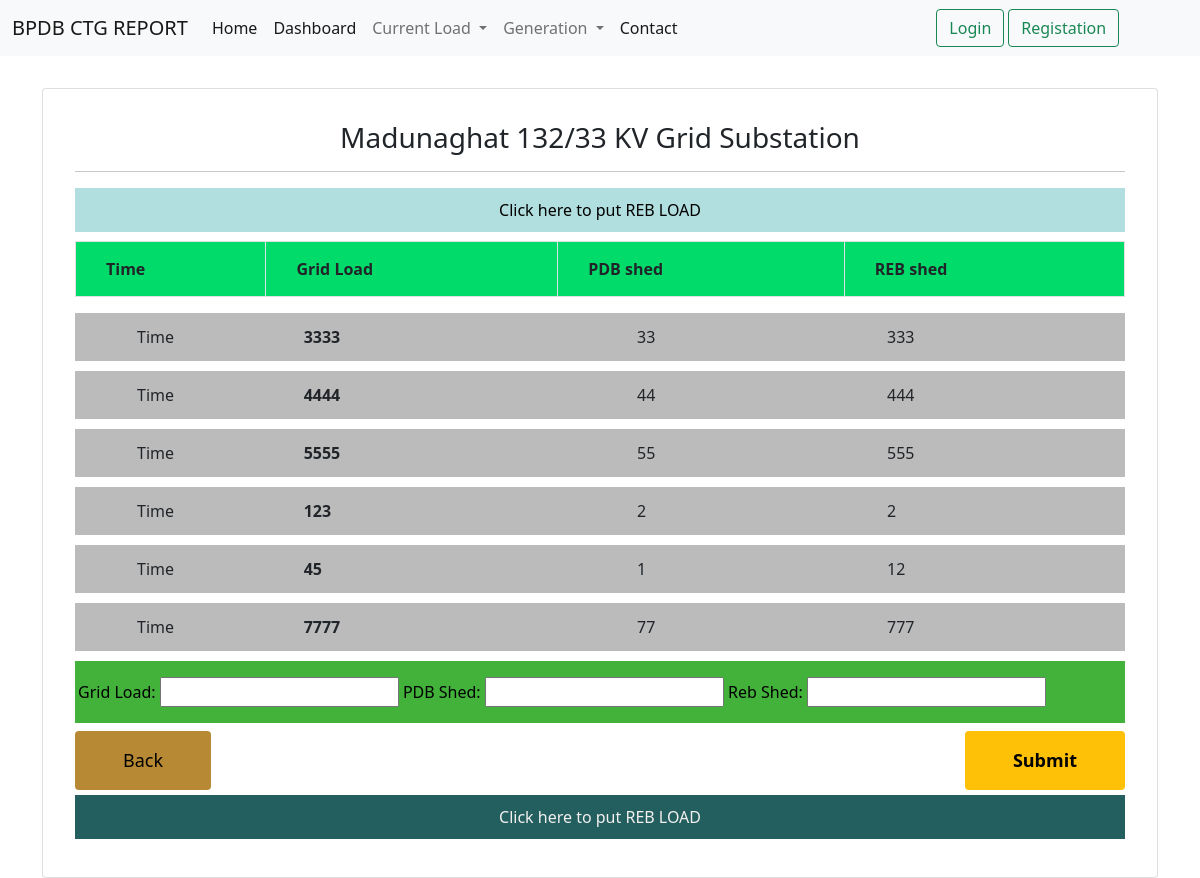
Screenshot of /loadinput/madunaaghat/ with the database file from the repository.
### loadinput/models.py (models this page shows)
class MadunaghatGrid(models.Model):    # ------------------------- Madunaghat grid load---12---------------------
    Grid_Load = models.PositiveIntegerField();
    PDB_Shed = models.PositiveIntegerField()
    Reb_Shed = models.PositiveIntegerField()

### loadinput/views.py (the view)
# urls.py: path('madunaaghat/', views.Madunaghat, name='madunaaghat'),
def Madunaghat(request): #------------------------------madunaghat grid -----------------------
    load = MadunaghatGrid.objects.all()
    if request.method == "POST":
        gridForm = MadunaghatGridForm(request.POST)
        if gridForm.is_valid():
            gridForm.save()
            return redirect ('loadinput:madunaaghat')
    else:
        gridForm = MadunaghatGridForm()
    madunaghat_load = {
        'title_name':'Madunaghat 132/33 KV Grid Substation ',
        'g__madu':gridForm,
        'load__madu':load
    }
    return render(request, 'grid/madunaghat.html', context=madunaghat_load)

### loadinput/forms.py
class MadunaghatGridForm(forms.ModelForm):
    class Meta:
        model=MadunaghatGrid
        fields = '__all__'

### loadinput/templates/grid/madunaghat.html (shortened to what this page needs)
{% extends "base.html" %}
{% load static %}
{% block content %}
<div class="container"><br>
    <div class="card p-3 mt-2">
        <div class="card-body">
            <div class="content" >
                <h3 class='text-center'>{{title_name}}</h3><hr>
                <div class="reb_link_upper">
                  <a href="{% url 'loadinput:madunaaghat__reb' %}">Click here to put REB LOAD</a>
                </div>
                <form action = "" method="POST" >
                    <table class="table table-bordered" >
                      <thead class="heading">
                        <tr class="py-3 ">
                          <th>Time</th>
                          <th>Grid Load</th>
                          <th>PDB shed</th>
                          <th>REB shed</th>
                        </tr>
                      </thead>
                    </table>
                    {% for load in load__madu%}
                    <div class=" data_table">
                      <div class="row " style="padding-left:50px;">
                          <span class="col col-sm-2">Time</b></span>
                          <span class="col col-sm-4"><b>{{load.Grid_Load}}</b></span>
                          <span class="col col-sm-3">{{load.PDB_Shed}}</span>
                          <span class="col col-sm-3">{{load.Reb_Shed}}</span>
                      </div>
                    </div>
                    {% endfor %}
                      <div class=" input_box py-3" style="padding:3px">
                        {{g__madu}}
                      </div>
                      <div class='mt-2'>
                        <a class="btn btn-info back_button px-5 py-3" href="{% url 'gridload:Grid_load_input' %}">Back</a>
                        <span class="submit_button"><input type="submit" value = "Submit" class="btn btn-warning submit px-5 py-3"></span><br><br>
                      </div>
                </form>
                <div class="reb_link_lower">
                  <a href="{% url 'loadinput:madunaaghat__reb' %}">Click here to put REB LOAD</a>
                </div>
            </div>
        </div>
    </div>
</div>
{% endblock %}

### static/css/input_grid.css (style rules this page uses)
.heading { background-color: rgb(0, 219, 106); }
.heading th { padding:15px 0px 15px 30px; }
.data_table { background-color: #bbb; padding:12px ; margin-bottom: 10px; }
.submit_button { float:right; border: none; font-weight: 700; font-size: large; }
.submit_button .submit { border: none; font-weight: 700; font-size: large; }
.back_button { float: left; background-color: rgb(183, 137, 52); border: none; font-weight: 500; font-size: large; }
.input_box { background: rgb(67, 178, 59); color: #000; font-weight: 500; }

### static/css/home.css (style rules this page uses)
.content .reb_link_upper a { display: inline-block; width: 100%; text-align: center; cursor: pointer; text-decoration: none; padding: 10px 20px; background-color: rgb(177, 223, 223); color: rgb(0, 0, 0); margin-bottom: 3px; box-sizing: border-box; overflow: hidden; }
.content .reb_link_lower a { display: inline-block; width: 100%; text-align: center; cursor: pointer; text-decoration: none; padding: 10px 20px; background-color: rgb(35, 95, 95); color: rgb(243, 239, 239); margin-top: 5px; box-sizing: border-box; overflow: hidden; }

### rows the page displays
MadunaghatGrid: Grid_Load "3333", PDB_Shed "33", Reb_Shed "333"
MadunaghatGrid: Grid_Load "4444", PDB_Shed "44", Reb_Shed "444"
MadunaghatGrid: Grid_Load "5555", PDB_Shed "55", Reb_Shed "555"
MadunaghatGrid: Grid_Load "123", PDB_Shed "2", Reb_Shed "2"
MadunaghatGrid: Grid_Load "45", PDB_Shed "1", Reb_Shed "12"
MadunaghatGrid: Grid_Load "7777", PDB_Shed "77", Reb_Shed "777"

### other values shown
{{ title_name }} "Madunaghat 132/33 KV Grid Substation"
